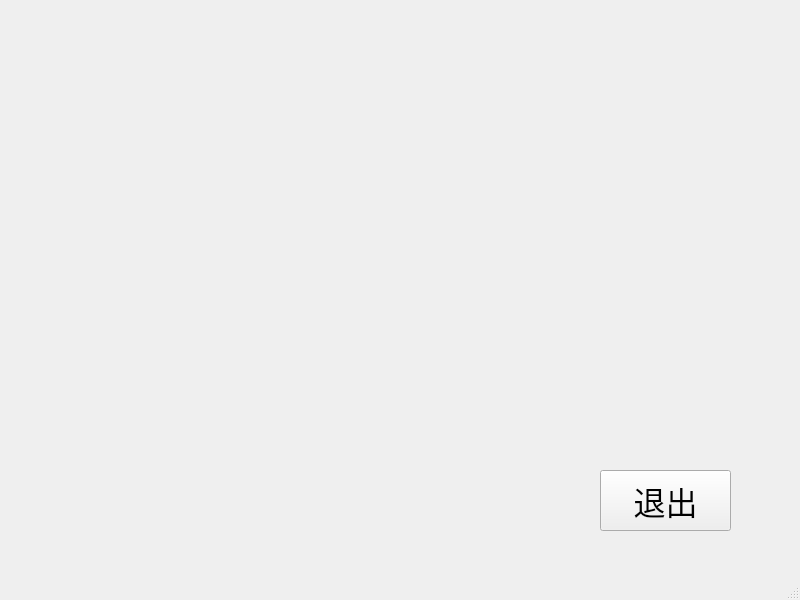
<?xml version="1.0" encoding="UTF-8"?>
<ui version="4.0">
 <class>MainWindow</class>
 <widget class="QMainWindow" name="MainWindow">
  <property name="geometry">
   <rect>
    <x>0</x>
    <y>0</y>
    <width>800</width>
    <height>600</height>
   </rect>
  </property>
  <property name="windowTitle">
   <string>MainWindow</string>
  </property>
  <widget class="QWidget" name="centralwidget">
   <widget class="QPushButton" name="pushButton">
    <property name="geometry">
     <rect>
      <x>600</x>
      <y>470</y>
      <width>131</width>
      <height>61</height>
     </rect>
    </property>
    <property name="font">
     <font>
      <family>Adobe Arabic</family>
      <pointsize>24</pointsize>
     </font>
    </property>
    <property name="text">
     <string>退出</string>
    </property>
   </widget>
  </widget>
  <widget class="QMenuBar" name="menubar">
   <property name="geometry">
    <rect>
     <x>0</x>
     <y>0</y>
     <width>800</width>
     <height>22</height>
    </rect>
   </property>
  </widget>
  <widget class="QStatusBar" name="statusbar"/>
 </widget>
 <resources/>
 <connections/>
</ui>
